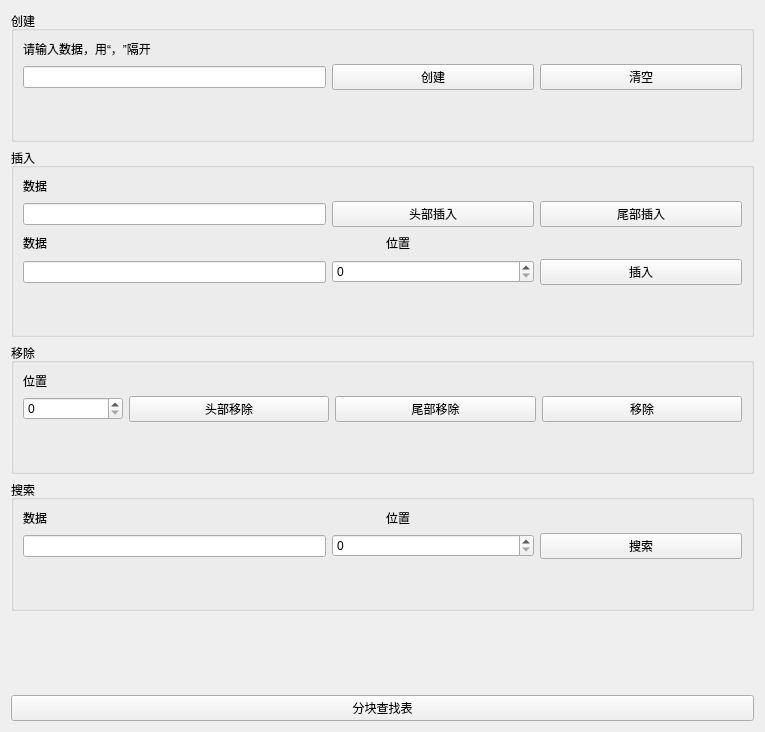
<?xml version="1.0" encoding="UTF-8"?>
<ui version="4.0">
 <class>LinklistUI</class>
 <widget class="QWidget" name="LinklistUI">
  <property name="geometry">
   <rect>
    <x>0</x>
    <y>0</y>
    <width>765</width>
    <height>732</height>
   </rect>
  </property>
  <property name="windowTitle">
   <string>Form</string>
  </property>
  <layout class="QHBoxLayout" name="horizontalLayout_12">
   <item>
    <layout class="QVBoxLayout" name="verticalLayout_5">
     <item>
      <widget class="QGroupBox" name="groupBox">
       <property name="title">
        <string>创建</string>
       </property>
       <layout class="QHBoxLayout" name="horizontalLayout_6">
        <item>
         <layout class="QVBoxLayout" name="verticalLayout">
          <item>
           <widget class="QLabel" name="label">
            <property name="text">
             <string>请输入数据，用“，”隔开</string>
            </property>
           </widget>
          </item>
          <item>
           <layout class="QHBoxLayout" name="horizontalLayout" stretch="3,2,2">
            <item>
             <widget class="QLineEdit" name="dataEdit"/>
            </item>
            <item>
             <widget class="QPushButton" name="createButton">
              <property name="text">
               <string>创建</string>
              </property>
             </widget>
            </item>
            <item>
             <widget class="QPushButton" name="cleanButton">
              <property name="text">
               <string>清空</string>
              </property>
             </widget>
            </item>
           </layout>
          </item>
          <item>
           <spacer name="verticalSpacer">
            <property name="orientation">
             <enum>Qt::Vertical</enum>
            </property>
            <property name="sizeHint" stdset="0">
             <size>
              <width>20</width>
              <height>40</height>
             </size>
            </property>
           </spacer>
          </item>
         </layout>
        </item>
       </layout>
      </widget>
     </item>
     <item>
      <widget class="QGroupBox" name="groupBox_2">
       <property name="title">
        <string>插入</string>
       </property>
       <layout class="QHBoxLayout" name="horizontalLayout_8">
        <item>
         <layout class="QVBoxLayout" name="verticalLayout_2">
          <item>
           <widget class="QLabel" name="label_2">
            <property name="text">
             <string>数据</string>
            </property>
           </widget>
          </item>
          <item>
           <layout class="QHBoxLayout" name="horizontalLayout_2" stretch="3,2,2">
            <item>
             <widget class="QLineEdit" name="insert_Edit1"/>
            </item>
            <item>
             <widget class="QPushButton" name="headinsertButton">
              <property name="text">
               <string>头部插入</string>
              </property>
             </widget>
            </item>
            <item>
             <widget class="QPushButton" name="tailinsertButton">
              <property name="text">
               <string>尾部插入</string>
              </property>
             </widget>
            </item>
           </layout>
          </item>
          <item>
           <layout class="QHBoxLayout" name="horizontalLayout_7">
            <item>
             <widget class="QLabel" name="label_3">
              <property name="text">
               <string>数据</string>
              </property>
             </widget>
            </item>
            <item>
             <spacer name="horizontalSpacer_2">
              <property name="orientation">
               <enum>Qt::Horizontal</enum>
              </property>
              <property name="sizeHint" stdset="0">
               <size>
                <width>40</width>
                <height>20</height>
               </size>
              </property>
             </spacer>
            </item>
            <item>
             <widget class="QLabel" name="label_4">
              <property name="text">
               <string>位置</string>
              </property>
             </widget>
            </item>
            <item>
             <spacer name="horizontalSpacer">
              <property name="orientation">
               <enum>Qt::Horizontal</enum>
              </property>
              <property name="sizeHint" stdset="0">
               <size>
                <width>40</width>
                <height>20</height>
               </size>
              </property>
             </spacer>
            </item>
           </layout>
          </item>
          <item>
           <layout class="QHBoxLayout" name="horizontalLayout_3" stretch="3,2,2">
            <item>
             <widget class="QLineEdit" name="insert_Edit2"/>
            </item>
            <item>
             <widget class="QSpinBox" name="insert_spinBox"/>
            </item>
            <item>
             <widget class="QPushButton" name="insertButton">
              <property name="text">
               <string>插入</string>
              </property>
             </widget>
            </item>
           </layout>
          </item>
          <item>
           <spacer name="verticalSpacer_2">
            <property name="orientation">
             <enum>Qt::Vertical</enum>
            </property>
            <property name="sizeHint" stdset="0">
             <size>
              <width>20</width>
              <height>40</height>
             </size>
            </property>
           </spacer>
          </item>
         </layout>
        </item>
       </layout>
      </widget>
     </item>
     <item>
      <widget class="QGroupBox" name="groupBox_3">
       <property name="title">
        <string>移除</string>
       </property>
       <layout class="QHBoxLayout" name="horizontalLayout_9">
        <item>
         <layout class="QVBoxLayout" name="verticalLayout_3">
          <item>
           <widget class="QLabel" name="label_5">
            <property name="text">
             <string>位置</string>
            </property>
           </widget>
          </item>
          <item>
           <layout class="QHBoxLayout" name="horizontalLayout_4" stretch="1,2,2,2">
            <item>
             <widget class="QSpinBox" name="delete_spinBox"/>
            </item>
            <item>
             <widget class="QPushButton" name="headdeleteButton">
              <property name="text">
               <string>头部移除</string>
              </property>
             </widget>
            </item>
            <item>
             <widget class="QPushButton" name="taildeleteButton">
              <property name="text">
               <string>尾部移除</string>
              </property>
             </widget>
            </item>
            <item>
             <widget class="QPushButton" name="deleteButton">
              <property name="text">
               <string>移除</string>
              </property>
             </widget>
            </item>
           </layout>
          </item>
          <item>
           <spacer name="verticalSpacer_3">
            <property name="orientation">
             <enum>Qt::Vertical</enum>
            </property>
            <property name="sizeHint" stdset="0">
             <size>
              <width>20</width>
              <height>40</height>
             </size>
            </property>
           </spacer>
          </item>
         </layout>
        </item>
       </layout>
      </widget>
     </item>
     <item>
      <widget class="QGroupBox" name="groupBox_4">
       <property name="title">
        <string>搜索</string>
       </property>
       <layout class="QHBoxLayout" name="horizontalLayout_11">
        <item>
         <layout class="QVBoxLayout" name="verticalLayout_4">
          <item>
           <layout class="QHBoxLayout" name="horizontalLayout_10">
            <item>
             <widget class="QLabel" name="label_6">
              <property name="text">
               <string>数据</string>
              </property>
             </widget>
            </item>
            <item>
             <widget class="QLabel" name="label_7">
              <property name="text">
               <string>位置</string>
              </property>
             </widget>
            </item>
           </layout>
          </item>
          <item>
           <layout class="QHBoxLayout" name="horizontalLayout_5" stretch="3,2,2">
            <item>
             <widget class="QLineEdit" name="search_Edit"/>
            </item>
            <item>
             <widget class="QSpinBox" name="spinBox"/>
            </item>
            <item>
             <widget class="QPushButton" name="searchButton">
              <property name="text">
               <string>搜索</string>
              </property>
             </widget>
            </item>
           </layout>
          </item>
          <item>
           <spacer name="verticalSpacer_5">
            <property name="orientation">
             <enum>Qt::Vertical</enum>
            </property>
            <property name="sizeHint" stdset="0">
             <size>
              <width>20</width>
              <height>40</height>
             </size>
            </property>
           </spacer>
          </item>
         </layout>
        </item>
       </layout>
      </widget>
     </item>
     <item>
      <spacer name="verticalSpacer_4">
       <property name="orientation">
        <enum>Qt::Vertical</enum>
       </property>
       <property name="sizeHint" stdset="0">
        <size>
         <width>20</width>
         <height>40</height>
        </size>
       </property>
      </spacer>
     </item>
     <item>
      <widget class="QPushButton" name="pushButton">
       <property name="text">
        <string>分块查找表</string>
       </property>
      </widget>
     </item>
    </layout>
   </item>
  </layout>
 </widget>
 <resources/>
 <connections>
  <connection>
   <sender>createButton</sender>
   <signal>clicked()</signal>
   <receiver>LinklistUI</receiver>
   <slot>on_create_btn_clicked()</slot>
   <hints>
    <hint type="sourcelabel">
     <x>533</x>
     <y>97</y>
    </hint>
    <hint type="destinationlabel">
     <x>260</x>
     <y>14</y>
    </hint>
   </hints>
  </connection>
  <connection>
   <sender>cleanButton</sender>
   <signal>clicked()</signal>
   <receiver>LinklistUI</receiver>
   <slot>on_clean_btn_clicked()</slot>
   <hints>
    <hint type="sourcelabel">
     <x>742</x>
     <y>97</y>
    </hint>
    <hint type="destinationlabel">
     <x>348</x>
     <y>11</y>
    </hint>
   </hints>
  </connection>
  <connection>
   <sender>headinsertButton</sender>
   <signal>clicked()</signal>
   <receiver>LinklistUI</receiver>
   <slot>on_headinsert_btn_clicked()</slot>
   <hints>
    <hint type="sourcelabel">
     <x>533</x>
     <y>231</y>
    </hint>
    <hint type="destinationlabel">
     <x>211</x>
     <y>140</y>
    </hint>
   </hints>
  </connection>
  <connection>
   <sender>tailinsertButton</sender>
   <signal>clicked()</signal>
   <receiver>LinklistUI</receiver>
   <slot>on_tailinsert_btn_clicked()</slot>
   <hints>
    <hint type="sourcelabel">
     <x>742</x>
     <y>231</y>
    </hint>
    <hint type="destinationlabel">
     <x>334</x>
     <y>129</y>
    </hint>
   </hints>
  </connection>
  <connection>
   <sender>insertButton</sender>
   <signal>clicked()</signal>
   <receiver>LinklistUI</receiver>
   <slot>on_locationinsert_btn_clicked()</slot>
   <hints>
    <hint type="sourcelabel">
     <x>742</x>
     <y>301</y>
    </hint>
    <hint type="destinationlabel">
     <x>454</x>
     <y>133</y>
    </hint>
   </hints>
  </connection>
  <connection>
   <sender>headdeleteButton</sender>
   <signal>clicked()</signal>
   <receiver>LinklistUI</receiver>
   <slot>on_headdelete_btn_clicked()</slot>
   <hints>
    <hint type="sourcelabel">
     <x>328</x>
     <y>436</y>
    </hint>
    <hint type="destinationlabel">
     <x>159</x>
     <y>332</y>
    </hint>
   </hints>
  </connection>
  <connection>
   <sender>taildeleteButton</sender>
   <signal>clicked()</signal>
   <receiver>LinklistUI</receiver>
   <slot>on_taildelete_btn_clicked()</slot>
   <hints>
    <hint type="sourcelabel">
     <x>535</x>
     <y>436</y>
    </hint>
    <hint type="destinationlabel">
     <x>235</x>
     <y>328</y>
    </hint>
   </hints>
  </connection>
  <connection>
   <sender>deleteButton</sender>
   <signal>clicked()</signal>
   <receiver>LinklistUI</receiver>
   <slot>on_locationdelete_btn_clicked()</slot>
   <hints>
    <hint type="sourcelabel">
     <x>742</x>
     <y>436</y>
    </hint>
    <hint type="destinationlabel">
     <x>443</x>
     <y>328</y>
    </hint>
   </hints>
  </connection>
  <connection>
   <sender>searchButton</sender>
   <signal>clicked()</signal>
   <receiver>LinklistUI</receiver>
   <slot>on_search_btn_clicked()</slot>
   <hints>
    <hint type="sourcelabel">
     <x>742</x>
     <y>572</y>
    </hint>
    <hint type="destinationlabel">
     <x>445</x>
     <y>452</y>
    </hint>
   </hints>
  </connection>
  <connection>
   <sender>pushButton</sender>
   <signal>clicked()</signal>
   <receiver>LinklistUI</receiver>
   <slot>on_Block_create_btn_clicked()</slot>
   <hints>
    <hint type="sourcelabel">
     <x>352</x>
     <y>681</y>
    </hint>
    <hint type="destinationlabel">
     <x>757</x>
     <y>667</y>
    </hint>
   </hints>
  </connection>
 </connections>
 <slots>
  <slot>on_create_btn_clicked()</slot>
  <slot>on_clean_btn_clicked()</slot>
  <slot>on_headinsert_btn_clicked()</slot>
  <slot>on_tailinsert_btn_clicked()</slot>
  <slot>on_locationinsert_btn_clicked()</slot>
  <slot>on_headdelete_btn_clicked()</slot>
  <slot>on_taildelete_btn_clicked()</slot>
  <slot>on_locationdelete_btn_clicked()</slot>
  <slot>on_search_btn_clicked()</slot>
  <slot>on_Block_create_btn_clicked()</slot>
  <slot>form()</slot>
 </slots>
</ui>
